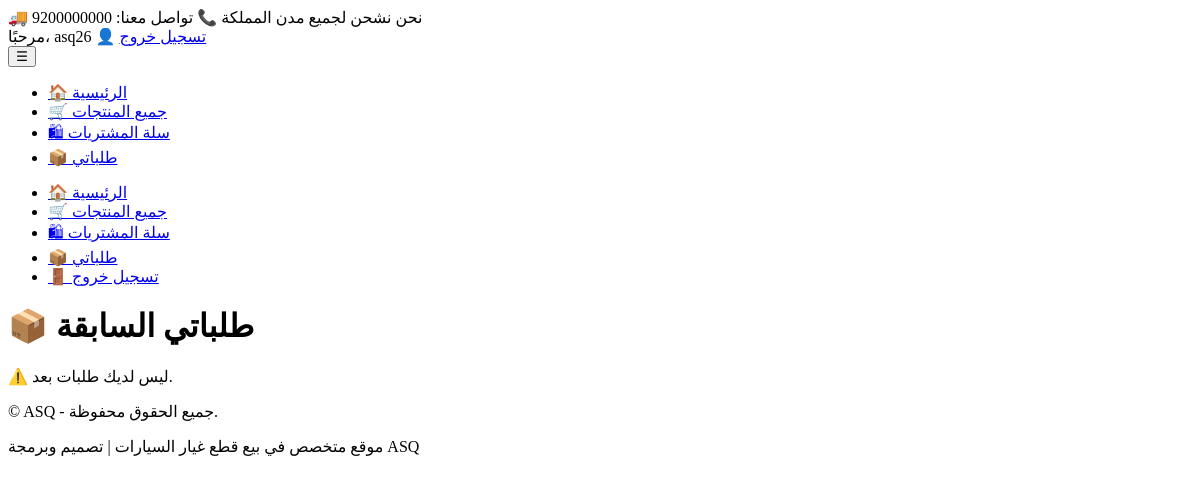
Before: /orders/my-orders/ (signed in) with the older database file.
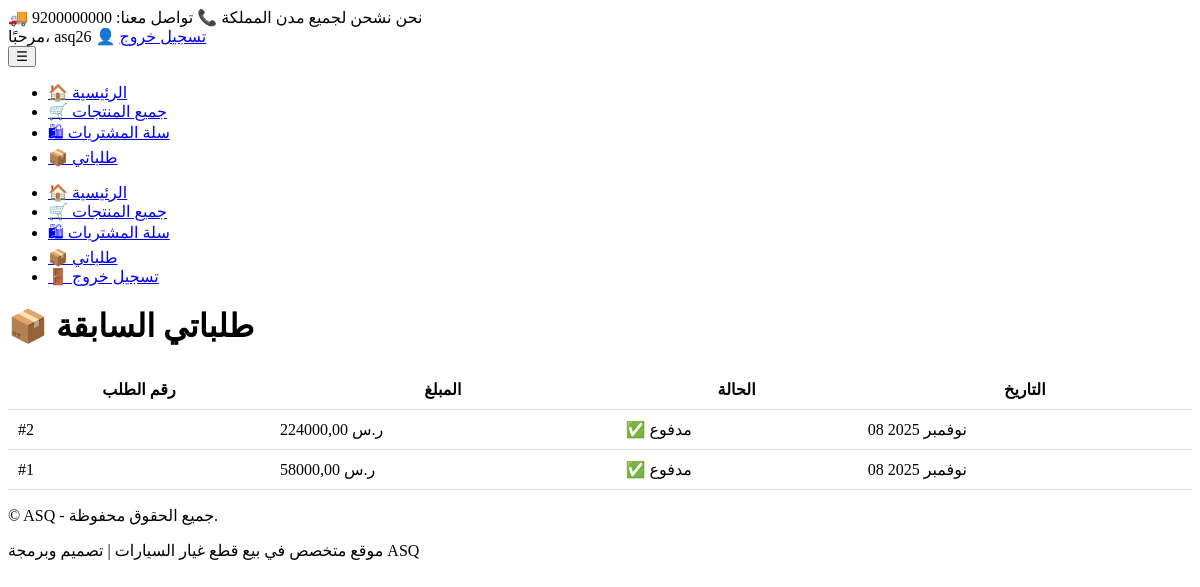
After: the same page with the newer database file.
### accounts/models.py (models this page shows, shortened)
class CustomUser(AbstractUser):
    phone = models.CharField(max_length=20, blank=True, null=True, verbose_name="رقم الجوال")
    address = models.TextField(blank=True, null=True, verbose_name="العنوان")
    class Meta:
        verbose_name = "مستخدم"
        verbose_name_plural = "مستخدمون"

### orders/models.py (models this page shows, shortened)
class Order(models.Model):
    user = models.ForeignKey(settings.AUTH_USER_MODEL, on_delete=models.CASCADE)
    total_price = models.DecimalField(max_digits=10, decimal_places=2, default=0)
    is_paid = models.BooleanField(default=False)
    full_name = models.CharField(max_length=255, blank=True, null=True)
    address = models.TextField(blank=True, null=True)
    phone = models.CharField(max_length=20, blank=True, null=True)
    city = models.CharField(max_length=100, blank=True, null=True)
    created_at = models.DateTimeField(auto_now_add=True)
    @property
    def total(self):
        return sum(item.subtotal for item in self.items.all())

class OrderItem(models.Model):
    order = models.ForeignKey(Order, on_delete=models.CASCADE, related_name="items")
    product = models.ForeignKey(Product, on_delete=models.CASCADE)
    price = models.DecimalField(max_digits=10, decimal_places=2)
    quantity = models.PositiveIntegerField(default=1)
    @property
    def subtotal(self):
        return self.quantity * self.price

### orders/views.py (the view)
# urls.py: path('my-orders/', views.orders_list_view, name='orders_list'),  # ✅ قائمة الطلبات السابقة
@login_required
def orders_list_view(request):
    orders = Order.objects.filter(user=request.user, is_paid=True).order_by('-created_at')
    return render(request, 'orders-templates/orders_list.html', {'orders': orders})

### orders/context_processors.py (called while the page is built)
def cart_count(request):
    if request.user.is_authenticated:
        cart = Cart.objects.filter(user=request.user).first()
        if cart:
            return {'cart_count': sum(item.quantity for item in cart.items.all())}
    return {'cart_count': 0}

### templates/orders-templates/orders_list.html (shortened to what this page needs)
{% load static %}
{% include 'header.html' %}
<main class="page-container">
  <h1>📦 طلباتي السابقة</h1>
  {% if orders %}
    <table class="orders-table">
      <thead>
        <tr>
          <th>رقم الطلب</th>
          <th>المبلغ</th>
          <th>الحالة</th>
          <th>التاريخ</th>
        </tr>
      </thead>
      <tbody>
        {% for order in orders %}
          <tr>
            <td>#{{ order.id }}</td>
            <td>{{ order.total }} ر.س</td>
            <td>{% if order.is_paid %}✅ مدفوع {% else %}❌ غير مدفوع {% endif %}</td>
            <td>{{ order.created_at|date:"d M Y" }}</td>
          </tr>
        {% endfor %}
      </tbody>
    </table>
  {% else %}
    <p>⚠️ ليس لديك طلبات بعد.</p>
  {% endif %}
</main>
{% include 'footer.html' %}

### templates/header.html (shortened to what this page needs)
{% load static %}
<!DOCTYPE html>
<header class="asq-header" role="banner">
  <div class="asq-top">
    <div class="wrap">
      <div class="mini">
        <span>🚚 نحن نشحن لجميع مدن المملكة</span>
        <span>📞 تواصل معنا: 9200000000</span>
      </div>
      <div class="mini">
        {% if user.is_authenticated %}
          <span>مرحبًا، {{ user.username }} 👤</span>
          <a href="{% url 'accounts:logout' %}" class="logout-btn">تسجيل خروج</a>
        {% else %}
          <a href="{% url 'accounts:login' %}" class="auth-btn login-btn">تسجيل دخول</a>
          <a href="{% url 'accounts:register' %}" class="auth-btn register-btn">إنشاء حساب</a>
        {% endif %}
      </div>
      <button class="burger" aria-label="فتح القائمة الرئيسية">☰</button>
    </div>
  </div>
  <nav class="asq-menu" aria-label="القائمة الرئيسية">
    <ul class="menu">
      <li><a href="{% url 'home' %}">🏠 الرئيسية</a></li>
      <li><a href="{% url 'store:products' %}">🛒 جميع المنتجات</a></li>
      {% if user.is_authenticated %}
        <li><a href="{% url 'orders:order_view' %}">🛍 سلة المشتريات {% if cart_count %} ({{ cart_count }}) {% endif %}</a></li>
        <li><a href="#">📦 طلباتي</a></li>
      {% endif %}
    </ul>
  </nav>
  <nav class="mobile-dropdown" aria-label="القائمة الجوالة">
    <ul>
      <li><a href="{% url 'home' %}">🏠 الرئيسية</a></li>
      <li><a href="{% url 'store:products' %}">🛒 جميع المنتجات</a></li>
      {% if user.is_authenticated %}
        <li><a href="{% url 'orders:order_view' %}">🛍 سلة المشتريات {% if cart_count %} ({{ cart_count }}) {% endif %}</a></li>
        <li><a href="#">📦 طلباتي</a></li>
        <li><a href="{% url 'accounts:logout' %}">🚪 تسجيل خروج</a></li>
      {% else %}
        <li><a href="{% url 'accounts:login' %}">🔐 تسجيل دخول</a></li>
        <li><a href="{% url 'accounts:register' %}">🧾 إنشاء حساب</a></li>
      {% endif %}
    </ul>
  </nav>
</header>

### templates/footer.html
<footer class="asq-footer">
  <div class="footer-wrap">
    <p>&copy; {{ now|date:"Y" }} ASQ - جميع الحقوق محفوظة.</p>
    <p>موقع متخصص في بيع قطع غيار السيارات | تصميم وبرمجة ASQ</p>
  </div>
</footer>

### templates/orders-templates/orders_list.html (style rules this page uses)
.orders-table { width: 100%; border-collapse: collapse; margin-top: 25px; }
.orders-table th, .orders-table td { padding: 10px; border-bottom: 1px solid #e0e0e0; }

Changed rows visible on the page:
added Order: id "2", total "224000,00", is_paid "✅ مدفوع", created_at "08 نوفمبر 2025"
added Order: id "1", total "58000,00", is_paid "✅ مدفوع", created_at "08 نوفمبر 2025"
Other visible differences:
text no longer shown: "⚠️ ليس لديك طلبات بعد."
text now shown: "رقم الطلب المبلغ الحالة التاريخ"
